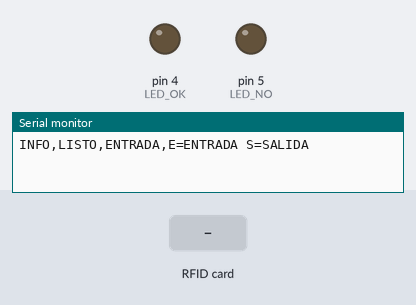
Bench run of a sketch on a simulated Arduino Uno, built with avr-gcc and run on an emulated ATmega328P. Shown: output pins drawn as LEDs (lit = HIGH), the last lines printed to the serial monitor. Inputs (shaded band) come from the test bench. Pins used as bus, display or sensor lines are not drawn.

Above: at 1.2 s.
1.3 s: RFID card 5E 7A 19 C4 held to the reader
At 2.0 s:
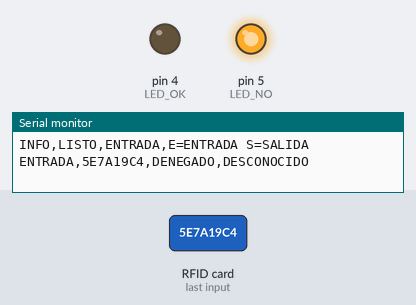
Timing chart, 0 to 4.3 s (numbered marks = the images above; inputs shaded):
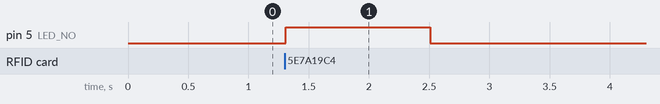

Measured:
- after the input at 1.3 s, pin 5 (LED_NO): LOW → HIGH at once, → LOW 1.2 s later

The sketch:

control_acceso.ino
```cpp
// Ejemplo exclusivo para Arduino Uno y lector MFRC522 por SPI.
// Confirmar modelo, alimentación y adaptación de niveles antes del montaje.
#include <SPI.h>
#include <MFRC522.h>

const byte SS_PIN = 10;
const byte RST_PIN = 9;
const byte LED_OK = 4;
const byte LED_NO = 5;
MFRC522 lector(SS_PIN, RST_PIN);
String modo = "ENTRADA";
String ultimoUID = "";
unsigned long ultimaLectura = 0;

const String tarjetas[4] = {
  "PENDIENTE_UID_INGENIERO",
  "PENDIENTE_UID_ADMIN",
  "PENDIENTE_UID_GUARDIA",
  "PENDIENTE_UID_AUDITOR"
};
const String empleados[4] = {"LAB-INGENIERO", "LAB-ADMIN", "LAB-GUARDIA", "LAB-AUDITOR"};

void setup() {
  Serial.begin(9600);
  SPI.begin();
  lector.PCD_Init();
  pinMode(LED_OK, OUTPUT);
  pinMode(LED_NO, OUTPUT);
  digitalWrite(LED_OK, LOW);
  digitalWrite(LED_NO, LOW);
  Serial.println("INFO,LISTO,ENTRADA,E=ENTRADA S=SALIDA");
}

void loop() {
  if (Serial.available()) {
    char orden = Serial.read();
    if (orden == 'E' || orden == 'e') modo = "ENTRADA";
    if (orden == 'S' || orden == 's') modo = "SALIDA";
  }
  if (!lector.PICC_IsNewCardPresent() || !lector.PICC_ReadCardSerial()) return;
  String uid = "";
  for (byte i = 0; i < lector.uid.size; i++) {
    if (lector.uid.uidByte[i] < 0x10) uid += "0";
    uid += String(lector.uid.uidByte[i], HEX);
  }
  uid.toUpperCase();
  bool repetida = uid == ultimoUID && millis() - ultimaLectura < 3000;
  if (!repetida) {
    ultimoUID = uid;
    ultimaLectura = millis();
    int indice = -1;
    for (int i = 0; i < 4; i++) if (uid == tarjetas[i]) indice = i;
    digitalWrite(LED_OK, indice >= 0 ? HIGH : LOW);
    digitalWrite(LED_NO, indice >= 0 ? LOW : HIGH);
    Serial.print(modo); Serial.print(",");
    Serial.print(uid); Serial.print(",");
    Serial.print(indice >= 0 ? "PERMITIDO" : "DENEGADO"); Serial.print(",");
    Serial.println(indice >= 0 ? empleados[indice] : "DESCONOCIDO");
    delay(1200);
    digitalWrite(LED_OK, LOW);
    digitalWrite(LED_NO, LOW);
  }
  lector.PICC_HaltA();
  lector.PCD_StopCrypto1();
}
```
